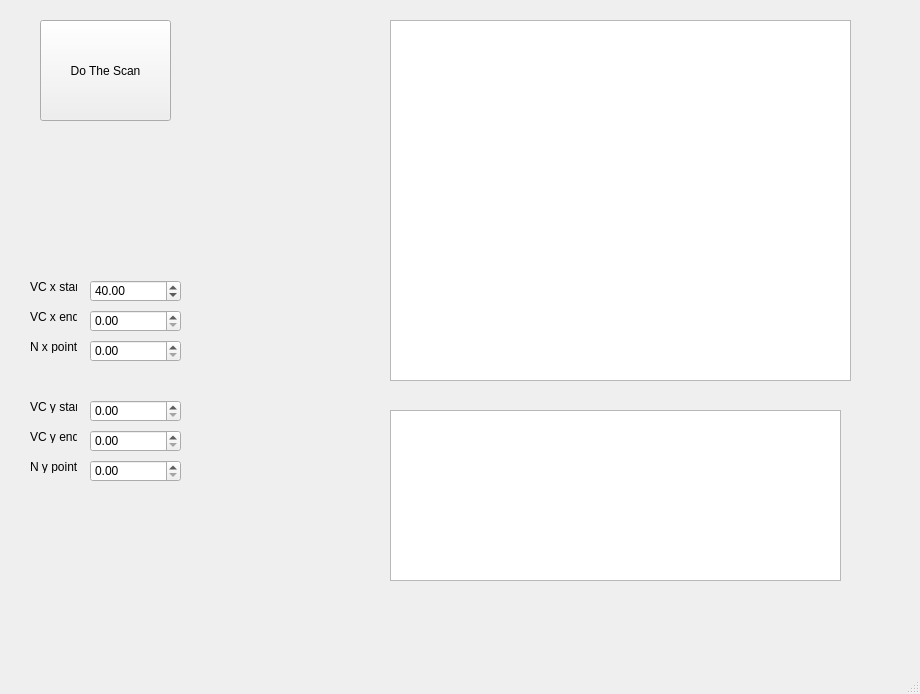
<?xml version="1.0" encoding="UTF-8"?>
<ui version="4.0">
 <class>MainWindow</class>
 <widget class="QMainWindow" name="MainWindow">
  <property name="geometry">
   <rect>
    <x>0</x>
    <y>0</y>
    <width>920</width>
    <height>694</height>
   </rect>
  </property>
  <property name="windowTitle">
   <string>MainWindow</string>
  </property>
  <widget class="QWidget" name="centralwidget">
   <widget class="QPushButton" name="pushButton">
    <property name="geometry">
     <rect>
      <x>40</x>
      <y>20</y>
      <width>131</width>
      <height>101</height>
     </rect>
    </property>
    <property name="text">
     <string>Do The Scan</string>
    </property>
   </widget>
   <widget class="GraphicsLayoutWidget" name="graphicsView">
    <property name="geometry">
     <rect>
      <x>390</x>
      <y>20</y>
      <width>461</width>
      <height>361</height>
     </rect>
    </property>
   </widget>
   <widget class="QTextBrowser" name="textBrowser">
    <property name="geometry">
     <rect>
      <x>390</x>
      <y>410</y>
      <width>451</width>
      <height>171</height>
     </rect>
    </property>
   </widget>
   <widget class="QLabel" name="label">
    <property name="geometry">
     <rect>
      <x>270</x>
      <y>40</y>
      <width>91</width>
      <height>351</height>
     </rect>
    </property>
    <property name="text">
     <string/>
    </property>
   </widget>
   <widget class="QDoubleSpinBox" name="doubleSpinBox">
    <property name="geometry">
     <rect>
      <x>90</x>
      <y>280</y>
      <width>91</width>
      <height>22</height>
     </rect>
    </property>
    <property name="minimum">
     <double>10.000000000000000</double>
    </property>
    <property name="singleStep">
     <double>5.000000000000000</double>
    </property>
    <property name="value">
     <double>40.000000000000000</double>
    </property>
   </widget>
   <widget class="QDoubleSpinBox" name="doubleSpinBox_2">
    <property name="geometry">
     <rect>
      <x>90</x>
      <y>310</y>
      <width>91</width>
      <height>22</height>
     </rect>
    </property>
   </widget>
   <widget class="QDoubleSpinBox" name="doubleSpinBox_3">
    <property name="geometry">
     <rect>
      <x>90</x>
      <y>340</y>
      <width>91</width>
      <height>22</height>
     </rect>
    </property>
   </widget>
   <widget class="QLabel" name="label_2">
    <property name="geometry">
     <rect>
      <x>30</x>
      <y>280</y>
      <width>47</width>
      <height>13</height>
     </rect>
    </property>
    <property name="text">
     <string>VC x start</string>
    </property>
   </widget>
   <widget class="QLabel" name="label_3">
    <property name="geometry">
     <rect>
      <x>30</x>
      <y>310</y>
      <width>47</width>
      <height>13</height>
     </rect>
    </property>
    <property name="text">
     <string>VC x end</string>
    </property>
   </widget>
   <widget class="QLabel" name="label_4">
    <property name="geometry">
     <rect>
      <x>30</x>
      <y>340</y>
      <width>47</width>
      <height>13</height>
     </rect>
    </property>
    <property name="text">
     <string>N x points</string>
    </property>
   </widget>
   <widget class="QDoubleSpinBox" name="doubleSpinBox_4">
    <property name="geometry">
     <rect>
      <x>90</x>
      <y>430</y>
      <width>91</width>
      <height>22</height>
     </rect>
    </property>
   </widget>
   <widget class="QLabel" name="label_5">
    <property name="geometry">
     <rect>
      <x>30</x>
      <y>400</y>
      <width>47</width>
      <height>13</height>
     </rect>
    </property>
    <property name="text">
     <string>VC y start</string>
    </property>
   </widget>
   <widget class="QLabel" name="label_6">
    <property name="geometry">
     <rect>
      <x>30</x>
      <y>430</y>
      <width>47</width>
      <height>13</height>
     </rect>
    </property>
    <property name="text">
     <string>VC y end</string>
    </property>
   </widget>
   <widget class="QDoubleSpinBox" name="doubleSpinBox_5">
    <property name="geometry">
     <rect>
      <x>90</x>
      <y>460</y>
      <width>91</width>
      <height>22</height>
     </rect>
    </property>
   </widget>
   <widget class="QLabel" name="label_7">
    <property name="geometry">
     <rect>
      <x>30</x>
      <y>460</y>
      <width>47</width>
      <height>13</height>
     </rect>
    </property>
    <property name="text">
     <string>N y points</string>
    </property>
   </widget>
   <widget class="QDoubleSpinBox" name="doubleSpinBox_6">
    <property name="geometry">
     <rect>
      <x>90</x>
      <y>400</y>
      <width>91</width>
      <height>22</height>
     </rect>
    </property>
   </widget>
  </widget>
  <widget class="QMenuBar" name="menubar">
   <property name="geometry">
    <rect>
     <x>0</x>
     <y>0</y>
     <width>920</width>
     <height>21</height>
    </rect>
   </property>
  </widget>
  <widget class="QStatusBar" name="statusbar"/>
 </widget>
 <customwidgets>
  <customwidget>
   <class>GraphicsLayoutWidget</class>
   <extends>QGraphicsView</extends>
   <header>pyqtgraph</header>
  </customwidget>
 </customwidgets>
 <resources/>
 <connections/>
</ui>
